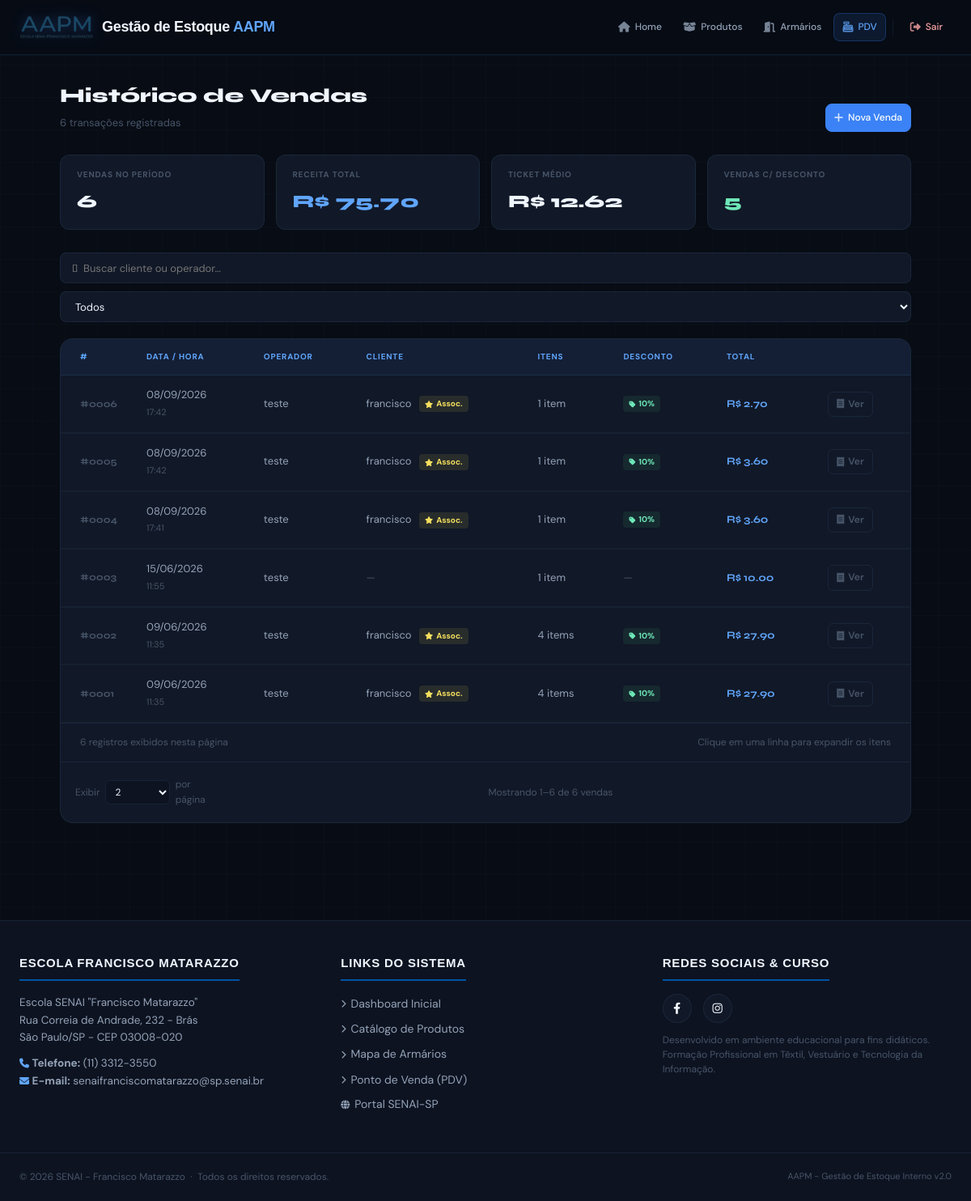
/pdv/historico (signed in), run on the app's committed database.
### app/models/venda.py (models this page shows, shortened)
class Venda(Base):
    __tablename__ = "vendas"
    id         = Column(Integer, primary_key=True, index=True)
    cliente_id = Column(
        Integer,
        ForeignKey("clientes.id", ondelete="SET NULL"),
        nullable=True
    )
    usuario_id = Column(
        Integer,
        ForeignKey("usuarios.id", ondelete="SET NULL"),
        nullable=True
    )
    desconto_percentual = Column(Float, nullable=False, default=0.0)
    total_bruto  = Column(Float, nullable=False, default=0.0)
    total_liquido = Column(Float, nullable=False, default=0.0)
    observacao = Column(String(255), nullable=True)
    criado_em = Column(DateTime, server_default=func.now())
    cliente = relationship("Cliente", back_populates="vendas")
    usuario = relationship("Usuario", backref="vendas")
    itens   = relationship(
        "ItemVenda",
        back_populates="venda",
        cascade="all, delete-orphan"  # deleta itens se a venda for deletada
    )

### app/models/usuario.py (models this page shows)
class Usuario(Base):
    __tablename__ = "usuarios"
    id = Column(Integer, primary_key=True, index=True)
    nome = Column(String(255), nullable=False)
    email = Column(String(255), unique=True, nullable=False)
    senha_hash = Column(String(255), nullable=False)
    role = Column(String(20), default="user")
    ativo = Column(Boolean, default=True)
    criado_em = Column(DateTime, server_default=func.now())

### app/models/cliente.py (models this page shows, shortened)
class Cliente(Base):
    __tablename__ = "clientes"
    id         = Column(Integer, primary_key=True, index=True)
    nome       = Column(String(150), nullable=False, index=True)
    email      = Column(String(150), nullable=True)
    telefone   = Column(String(20), nullable=True)
    is_associado = Column(Boolean, default=False, nullable=False)
    ativo      = Column(Boolean, default=True)
    criado_em  = Column(DateTime, server_default=func.now())
    vendas = relationship("Venda", back_populates="cliente")

### app/controllers/pdv_controller.py (the view)
@router.get("/historico")
def historico_vendas(
    request: Request,
    pagina: int = 1,
    por_pagina: int = 16,
    db: Session = Depends(get_db),
    usuario = Depends(get_usuario_logado)
):
    resultado = paginar(
        db.query(Venda).order_by(Venda.criado_em.desc()), pagina, por_pagina
    )
    return templates.TemplateResponse(
        request,
        "pdv/historico.html",
        {
            "request": request,
            "usuario": usuario,
            "vendas": resultado.itens,
            "pagina": resultado.atual,
            "por_pagina": resultado.por_pagina,
            "total_paginas": resultado.total_paginas,
            "total_vendas": resultado.total_itens,
        }
    )

### app/templates/pdv/historico.html (shortened to what this page needs)
{% extends "base.html" %}
{% from "components/pagination.html" import render as render_pagination with context %}
{% block content %}
<div class="hist-wrap">
    <div class="hist-topo">
        <div>
            <h2>Histórico de Vendas</h2>
            <p>{{ total_vendas }} transações registradas</p>
        </div>
        <a href="/pdv" class="nav-btn" style="background:var(--accent);color:white;border-color:var(--accent);">
            <i class="fas fa-plus"></i> Nova Venda
        </a>
    </div>
    {% if vendas %}
    {% set total_geral  = vendas | sum(attribute='total_liquido') %}
    {% set total_vendas_pagina = vendas | length %}
    {% set c_assoc = vendas | selectattr('desconto_percentual', 'gt', 0) | list | length %}
    <div class="sumario">
        <div class="sum-card">
            <label>Vendas no período</label>
            <div class="val">{{ total_vendas_pagina }}</div>
        </div>
        <div class="sum-card accent">
            <label>Receita total</label>
            <div class="val">R$ {{ "%.2f"|format(total_geral) }}</div>
        </div>
        <div class="sum-card">
            <label>Ticket médio</label>
            <div class="val">R$ {{ "%.2f"|format(total_geral / total_vendas_pagina) }}</div>
        </div>
        <div class="sum-card green">
            <label>Vendas c/ desconto</label>
            <div class="val">{{ c_assoc }}</div>
        </div>
    </div>
    {% endif %}
    <div class="filtros">
        <input type="text" id="filtro-busca" placeholder="&#xf002;  Buscar cliente ou operador…">
        <select id="filtro-desconto">
            <option value="">Todos</option>
        </select>
    </div>
    <div class="hist-table-wrap">
        {% if vendas %}
        <table class="hist-table" id="hist-table">
            <thead>
                <tr>
                    <th style="width:80px;">#</th>
                    <th>Data / Hora</th>
                    <th>Operador</th>
                    <th>Cliente</th>
                    <th>Itens</th>
                    <th>Desconto</th>
                    <th>Total</th>
                    <th></th>
                </tr>
            </thead>
            <tbody>
                {% for venda in vendas %}
                <tr class="linha-venda"
                    data-id="{{ venda.id }}"
                    data-cliente="{{ venda.cliente.nome if venda.cliente else '' }}"
                    data-operador="{{ venda.usuario.nome if venda.usuario else '' }}"
                    data-desconto="{{ '1' if venda.desconto_percentual and venda.desconto_percentual > 0 else '0' }}"
                    onclick="toggleDetalhe({{ venda.id }}, this)">
                    <td>#{{ "%04d"|format(venda.id) }}</td>
                    <td>{{ venda.criado_em.strftime('%d/%m/%Y') }}<br>
                        <span style="font-size:11px;color:var(--text-muted);">{{ venda.criado_em.strftime('%H:%M') }}</span>
                    </td>
                    <td>{{ venda.usuario.nome if venda.usuario else '—' }}</td>
                    <td>
                        {% if venda.cliente %}
                            {{ venda.cliente.nome }}
                            {% if venda.cliente.is_associado %}
                                <span class="badge-assoc"><i class="fas fa-star" style="font-size:9px;"></i> Assoc.</span>
                            {% endif %}
                        {% else %}
                            <span style="color:var(--text-muted);">—</span>
                        {% endif %}
                    </td>
                    <td>{{ venda.itens | length }} item{{ 's' if venda.itens | length != 1 }}</td>
                    <td>
                        {% if venda.desconto_percentual and venda.desconto_percentual > 0 %}
                            <span class="badge-desconto">
                                <i class="fas fa-tag" style="font-size:9px;"></i>
                                {{ venda.desconto_percentual|int }}%
                            </span>
                        {% else %}
                            <span style="color:var(--text-muted);">—</span>
                        {% endif %}
                    </td>
                    <td class="total-cell">R$ {{ "%.2f"|format(venda.total_liquido) }}</td>
                    <td>
                        <a href="/pdv/venda/{{ venda.id }}" class="btn-ver" onclick="event.stopPropagation()">
                            <i class="fas fa-receipt"></i> Ver
                        </a>
                    </td>
                </tr>
                <tr class="detalhe-row" id="detalhe-row-{{ venda.id }}">
                    <td colspan="8">
                    </td>
                </tr>
                {% endfor %}
            </tbody>
        </table>
        <div class="hist-table-footer">
            <span id="linhas-visiveis">{{ vendas|length }} registros exibidos nesta página</span>
            <span style="color:var(--text-muted);">Clique em uma linha para expandir os itens</span>
        </div>
        {{ render_pagination(pagina, por_pagina, total_vendas, total_paginas, 'vendas') }}
        {% else %}
        <div class="hist-vazio">
            <i class="fas fa-receipt"></i>
            Nenhuma venda registrada ainda.
        </div>
        {% endif %}
    </div>
</div>
{% endblock %}

### app/templates/pdv/historico.html (style rules this page uses)
.hist-wrap { max-width: 1100px; margin: 0 auto; padding: 32px 24px 60px; }
.hist-topo { display: flex; align-items: flex-end; justify-content: space-between; margin-bottom: 28px; gap: 16px; flex-wrap: wrap; }
.hist-topo h2 { font-family: 'Syne', sans-serif; font-size: 24px; font-weight: 800; color: var(--text-primary); margin-bottom: 4px; }
.hist-topo p { font-size: 13px; color: var(--text-muted); }
.sumario { display: grid; grid-template-columns: repeat(auto-fit, minmax(160px, 1fr)); gap: 14px; margin-bottom: 28px; }
.sum-card { background: var(--bg-card); border: 1px solid var(--border); border-radius: 12px; padding: 16px 20px; }
.sum-card label { display: block; font-size: 10px; font-weight: 700; text-transform: uppercase; letter-spacing: 0.08em; color: var(--text-muted); margin-bottom: 8px; }
.sum-card .val { font-family: 'Syne', sans-serif; font-size: 22px; font-weight: 800; color: var(--text-primary); }
.sum-card.accent .val { color: var(--accent-light); }
.sum-card.green .val { color: #6ee7b7; }
.filtros { display: flex; gap: 10px; align-items: center; flex-wrap: wrap; margin-bottom: 20px; }
.filtros input[type="text"], .filtros select { padding: 9px 14px; margin: 0; background: var(--bg-card); border: 1px solid var(--border); border-radius: 8px; color: var(--text-primary); font-size: 13px; height: 38px; }
.filtros input[type="text"] { min-width: 220px; }
.hist-table-wrap { background: var(--bg-card); border: 1px solid var(--border); border-radius: 16px; overflow: hidden; }
.hist-table { width: 100%; border-collapse: collapse; margin: 0; border-radius: 0; border: none; background: transparent; }
.hist-table thead th { background: rgba(59,130,246,0.07); color: var(--accent-light); padding: 14px 18px; font-size: 10px; font-weight: 700; text-transform: uppercase; letter-spacing: 0.08em; border-bottom: 1px solid var(--border); white-space: nowrap; }
.hist-table thead th:first-child { padding-left: 24px; }
.hist-table tbody tr { cursor: pointer; transition: background var(--transition); border-bottom: 1px solid rgba(99,179,237,0.05); }
.hist-table td { padding: 14px 18px; font-size: 13px; color: var(--text-secondary); border-bottom: none; vertical-align: middle; }
.hist-table td:first-child { padding-left: 24px; font-family: 'Syne', sans-serif; font-weight: 700; color: var(--text-muted); font-size: 12px; }
.badge-assoc { display: inline-flex; align-items: center; gap: 4px; background: rgba(246,224,94,0.1); color: #f6e05e; font-size: 10px; font-weight: 700; padding: 2px 7px; border-radius: 4px; margin-left: 6px; vertical-align: middle; }
.badge-desconto { display: inline-flex; align-items: center; gap: 4px; background: rgba(72,187,120,0.1); color: #6ee7b7; font-size: 10px; font-weight: 700; padding: 2px 7px; border-radius: 4px; }
.total-cell { font-family: 'Syne', sans-serif; font-size: 14px; font-weight: 700; color: var(--accent-light) !important; }
.btn-ver { display: inline-flex; align-items: center; gap: 5px; background: transparent; border: 1px solid var(--border); color: var(--text-muted); font-size: 12px; font-weight: 600; padding: 5px 10px; border-radius: 6px; text-decoration: none; transition: all var(--transition); white-space: nowrap; }
.detalhe-row td { padding: 0 !important; }
.hist-table-footer { padding: 14px 24px; border-top: 1px solid var(--border); font-size: 12px; color: var(--text-muted); display: flex; justify-content: space-between; align-items: center; }

### data on the page
Venda: id "0006", criado_em "08/09/2026", criado_em "17:42", usuario "teste", cliente.nome "francisco", shows "Assoc.", itens|length "1", desconto_percentual "10", total_liquido "2.70"
Venda: id "0005", criado_em "08/09/2026", criado_em "17:42", usuario "teste", cliente.nome "francisco", shows "Assoc.", itens|length "1", desconto_percentual "10", total_liquido "3.60"
Venda: id "0004", criado_em "08/09/2026", criado_em "17:41", usuario "teste", cliente.nome "francisco", shows "Assoc.", itens|length "1", desconto_percentual "10", total_liquido "3.60"
Venda: id "0003", criado_em "15/06/2026", criado_em "11:55", usuario "teste", itens|length "1", total_liquido "10.00"
Venda: id "0002", criado_em "09/06/2026", criado_em "11:35", usuario "teste", cliente.nome "francisco", shows "Assoc.", itens|length "4", itens "s", desconto_percentual "10", total_liquido "27.90"
Venda: id "0001", criado_em "09/06/2026", criado_em "11:35", usuario "teste", cliente.nome "francisco", shows "Assoc.", itens|length "4", itens "s", desconto_percentual "10", total_liquido "27.90"

### other printed values
{{ total_vendas }} "6"
{{ total_vendas_pagina }} "6"
{{ "%.2f"|format(total_geral) }} "75.70"
{{ "%.2f"|format(total_geral / total_vendas_pagina) }} "12.62"
{{ c_assoc }} "5"
{{ vendas|length }} "6"
{{ inicio }} "1"
{{ fim }} "6"
{{ total_itens }} "6"
{{ item_nome }} "vendas"
form field por_pagina "2"
